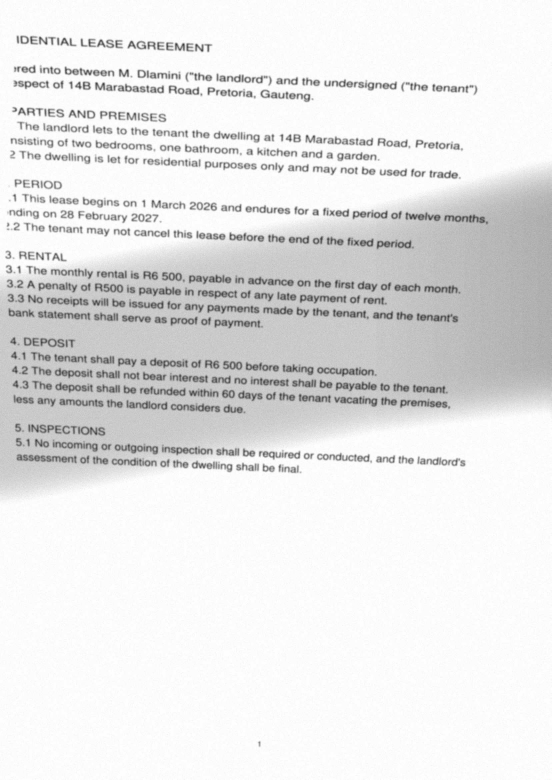
#> input picture tests/fixtures/leases/photo-1.jpg, 1654 x 2339 px (shown at 1/3 size)
$ python -i build.py   (imports and definitions only)
#> lines starting #> are read from the running program, lines starting #| are printed output that depends on the picture
"""Build the sample leases from `lease.txt` (T028; docs/design/ocr.md §2, §9).

One text, three forms, the way tenants actually have a lease:

  digital.pdf   a lease emailed by the agent: a real text layer, nothing to read
  scanned.pdf   the same pages run through an office scanner: grey, specked, a little skew
  photo-N.jpg   the same pages photographed on a phone: held at an angle, lit from one side

`lease.txt` is the only text anyone wrote. Each form is derived from it, so the accuracy test
always has something true to compare against (NFR-005), and a page that comes out unreadable is
unreadable because of the form and not because the fixture drifted.

Everything here is deterministic — one seed, fixed geometry — so rebuilding gives the same bytes
and a failing accuracy test means the reader changed, not the paper.

    uv run python tests/fixtures/leases/build.py
"""

import random
import subprocess
import sys
from pathlib import Path

from PIL import Image, ImageChops, ImageDraw, ImageFilter
from reportlab.lib.pagesizes import A4
from reportlab.pdfgen import canvas


def in_the_dark(value: float) -> int:
    """What a page looks like photographed in a room with the light off."""
    return int(value * 0.22) + 8


def photocopied(value: float) -> int:
    """The grey a photocopier leaves on white paper."""
    return min(255, int(value * 0.94) + 12)


def window_light(value: float) -> int:
    """A gradient that dims from one edge of the page to the other."""
    return int(150 + 105 * (value / 255))


def lifted(value: float) -> int:
    """Pull the shaded page back towards white, as a camera's exposure does."""
    return min(255, int(value * 1.35))


def softened(value: float) -> int:
    """Sensor grain, around a mid-grey so it neither darkens nor lightens the page."""
    return int((value - 128) * 0.5) + 128


HERE = Path(__file__).parent
PAGE_BREAK = "--- page 2 ---"
SEED = 20260921
DPI = 200


def pages() -> list[str]:
    """The known text, one entry per page."""
    return [page.strip("\n") for page in (HERE / "lease.txt").read_text().split(PAGE_BREAK)]


# [93 lines left out: functions digital, rendered, scanned, photographed, not called in this run]


def unreadable(image: Image.Image, out: Path) -> None:
    """A page nobody can read: shot in the dark, at arm's length, while moving.

    REQ-004 says an unreadable page is reported by its number rather than guessed at, and a rule
    that never sees one has never been tested.
    """
    page = image.filter(ImageFilter.GaussianBlur(9)).point(in_the_dark)
    page.convert("L").save(out, quality=28, dpi=(DPI, DPI))


# [9 lines left out: function main, not called in this run]


# [2 lines not run here, left out]

>>> from PIL import Image
>>> picture = Image.open('photo-1.jpg')
#> picture is the input picture: PIL image 1654x2339 L; min 44, max 255, mean 230.2
>>> result = unreadable(picture, 'out.png')
#> in unreadable, `page = image.filter(ImageFilter.GaussianBlur(9)).point(in_the_dark)`:
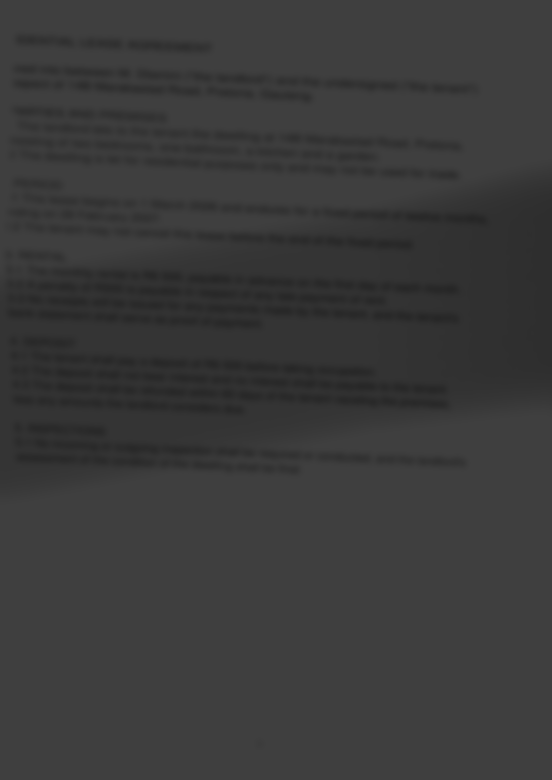
#> page: PIL image 1654x2339 L (shown at 1/3 size); min 38, max 63, mean 58.2
